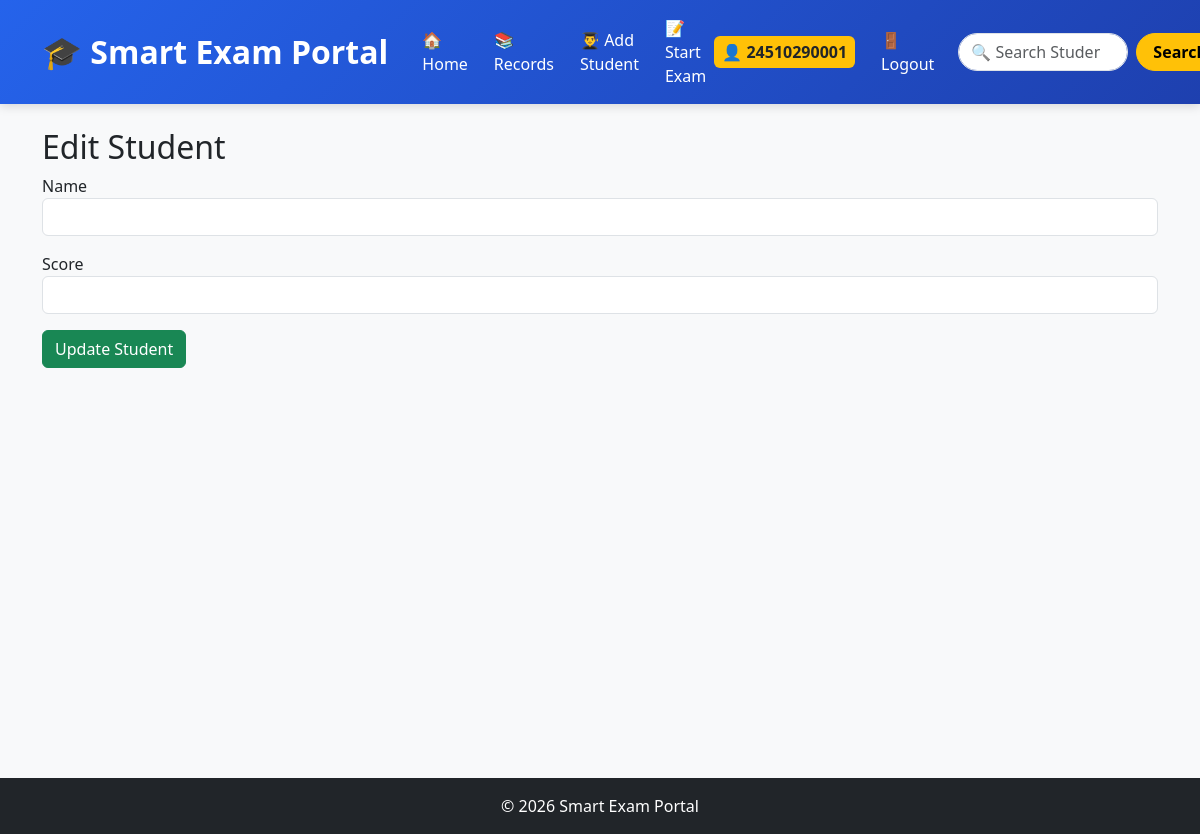
The app's page /edit/1010 (signed in), older data.
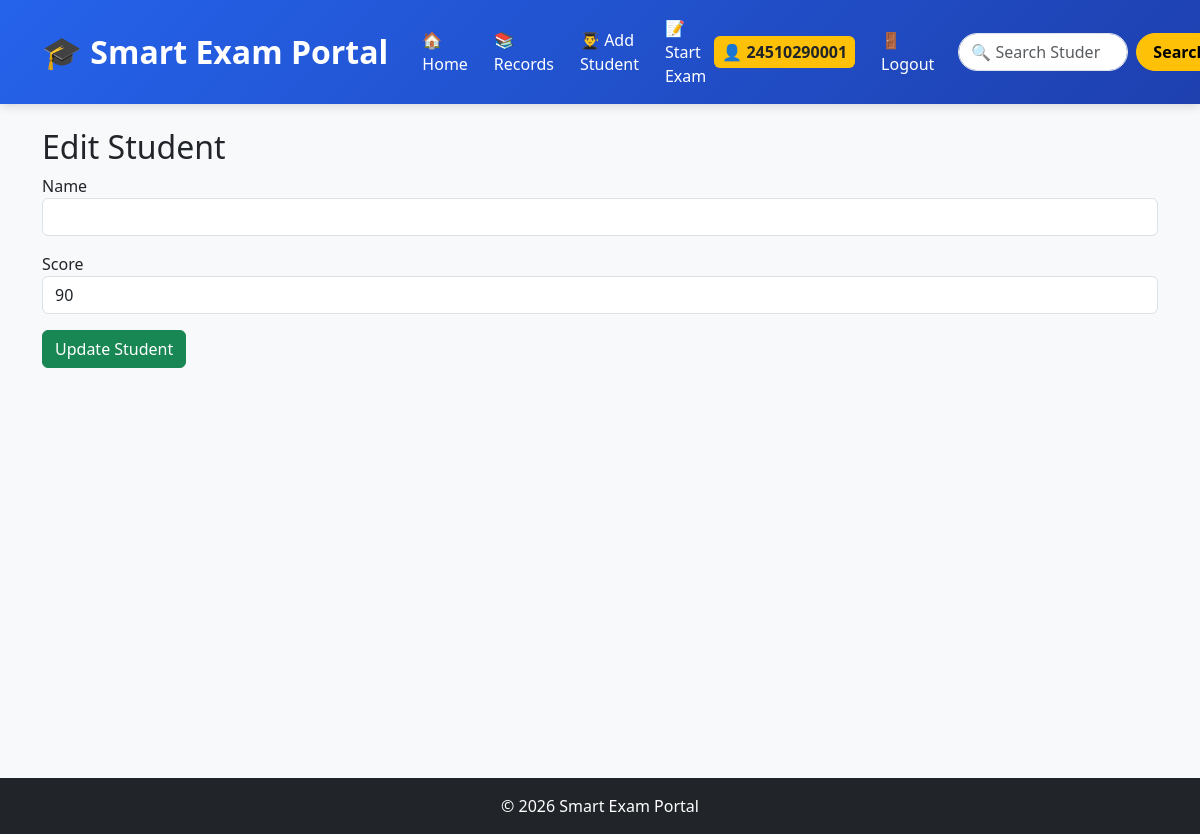
The same page, newer data.
### tables this page shows
CREATE TABLE students (
    id INTEGER PRIMARY KEY AUTOINCREMENT,
    roll_number INTEGER,
    subject_name TEXT,
    student_name TEXT,
    score INTEGER,
    percentage REAL,
    exam_date TEXT
, subject_id INTEGER, photo TEXT DEFAULT 'default.jpg');

### smart_exam_portal/app.py (the view, shortened to what this page needs)
@app.route("/edit/<int:roll_number>", methods=["GET", "POST"])
def edit_student(roll_number):
    if session.get("role") != "admin":
        flash(
            "Admin only! You do not have permission to edit students.",
            "danger"
        )
        return redirect(url_for("home"))
    conn = get_db()
    student = conn.execute(
        "SELECT * FROM students WHERE roll_number = ?",
        (roll_number,)
    ).fetchone()
    conn.close()
    return render_template(
        "edit.html",
        student=student
    )

### smart_exam_portal/database.py (called while the page is built)
def get_db():
    conn = sqlite3.connect("myproject.db")
    conn.row_factory = sqlite3.Row
    return conn

### smart_exam_portal/templates/edit.html
{% extends "base.html" %}
{% block content %}
<h2>Edit Student</h2>
<form method="POST">
    <div class="mb-3">
        <label>Name</label>
        <input type="text"
               name="name"
               value="{{ student.name }}"
               class="form-control">
    </div>
    <div class="mb-3">
        <label>Score</label>
        <input type="number"
               name="score"
               value="{{ student.score }}"
               class="form-control">
    </div>
    <button type="submit" class="btn btn-success">
        Update Student
    </button>
</form>
{% endblock %}

Row changes from the older to the newer data that the page shows:
added students: score "90"
